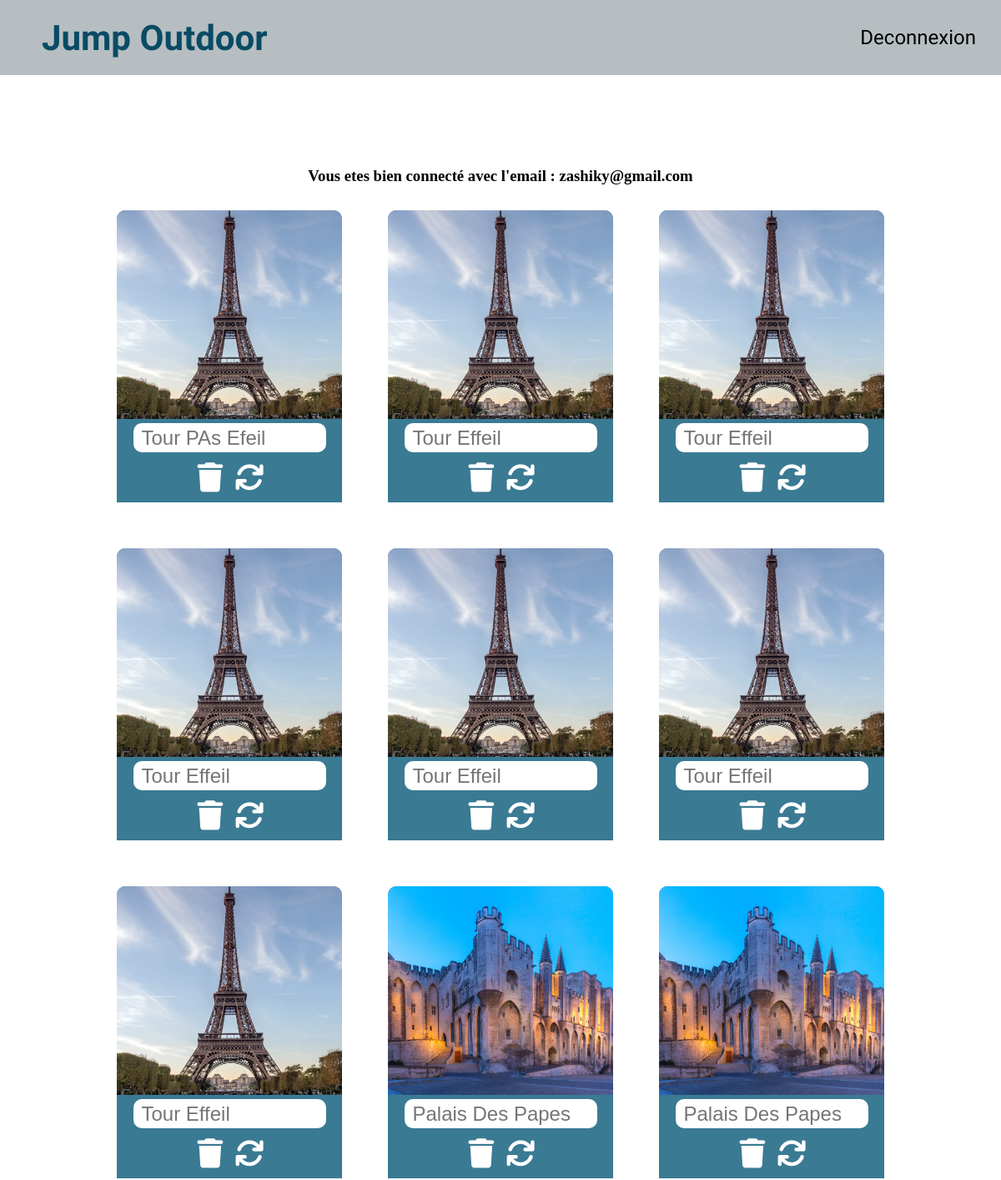
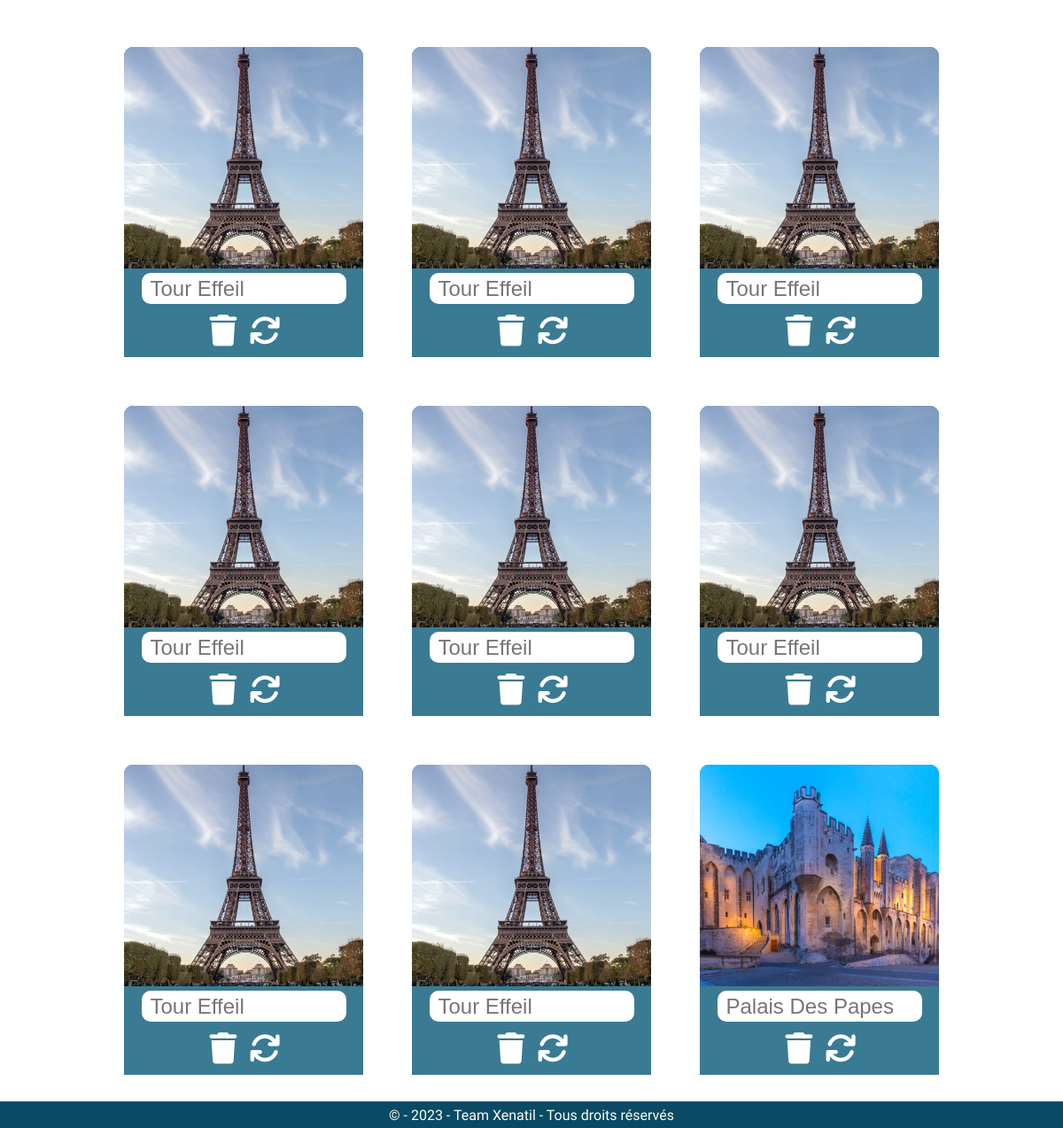
/panel.php (signed in), run on the app's committed database (2 pictures, top to bottom).
### tables this page shows
CREATE TABLE IF NOT EXISTS `lieux` (
  `id` int UNSIGNED NOT NULL AUTO_INCREMENT,
  `label` varchar(100) DEFAULT NULL COMMENT 'nom du spot de parkour',
  `ville` varchar(100) NOT NULL,
  `code_postal` varchar(7) NOT NULL,
  `url_map` varchar(255) NOT NULL COMMENT 'Url du point gps sur google maps',
  `img_lieu` varchar(255) DEFAULT NULL COMMENT 'image du lieu',
  `lieuxlike` int UNSIGNED NOT NULL,
  PRIMARY KEY (`id`)
);

### panel.php (the view, shortened to what this page needs)
<?php
require_once "core/header.php";
require "core/config.php";
$sql = "SELECT * FROM lieux";
$query = $lienDB->prepare($sql);
if ($query->execute()) {
  $results = $query->fetchAll();
}
?>
<body style="overflow: auto;">
  <header>
    <div class="nav">
      <h1 id="title">Jump Outdoor</h1>
      <div class="nav-sub">
        <a href="core/logout.php">Deconnexion</a>
      </div>
    </div>
  </header>
  <main class="admin">
    <h3>Vous etes bien connecté avec l'email : <?= $_SESSION["email"] ?></h3>
    <div class="allspots">
      <?php $x = 0;
      while ($x <= (count($results)) - 1) {
      ?><div class="article"><?php
                              if (isset($results[$x]["img_lieu"])) {
                              ?><img src="<?= $results[$x]["img_lieu"] ?>" alt=""><?php
                                                                                }
                                                                                  ?>
          <form action="" method="post">
            <input type="text" name="label" id="" placeholder="<?= $results[$x]["label"] ?>">
          <div class="grub">
            <a href="?delete=<?= $results[$x]["id"] ?>"><i class="fa-solid fa-trash fa-2xl"></i></a>
            <button type="submit"><i class="fa-solid fa-arrows-rotate fa-2xl"></i></button>
          </div>
          </form>
          <?php
          $x++;
          ?>
        </div><?php
            }
              ?>
    </div>
  </main>
  <footer>
    <p id="credit">&copy; - 2023 - Team Xenatil - Tous droits réservés</p>
  </footer>
</body>
</html>

### css/style.css (style rules this page uses)
* { margin: 0; padding: 0; -webkit-user-select: none; -khtml-user-select: none; -moz-user-select: none; -o-user-select: none; user-select: none; box-sizing: border-box; }
* { scrollbar-width: 10px; scrollbar-color: grey transparent; }
html { scroll-behavior: smooth; width: 100%; }
body { background-color: #ffffff; padding: 0; margin: 0; display: flex; flex-direction: column; align-items: center; text-align: center; width: 100%; min-width: 300px; overflow-y: scroll; overflow-x: hidden; }
header { width: 100%; position: absolute; padding: 30px 0px; left: 0; font-family: "Rancho", cursive; }
.nav { width: 100%; height: 30px; display: flex; align-items: center; justify-content: space-between; }
.nav-sub { margin-right: 15px; }
.nav h1 { color: #094b65; font-size: 3.5vw; font-weight: bolder; padding: 10px 15px 10px 50px; }
.nav a { text-decoration: none; color: black; font-size: 1.5rem; padding: 10px 15px 10px 15px; margin-left: 15px; border-radius: 15px; transition: 0.5s ease-in; }
:root footer { height: 30px; background-color: #094b65; color: rgb(255, 252, 235); text-align: center; width: 100%; position: static; display: flex; align-items: center; justify-content: center; font-family: "Tilt Neon", cursive; }
p { text-align: center; }
main.admin { display: flex; flex-direction: column; align-items: center; width: 100%; margin-top: 200px; margin-bottom: 30px; }
.allspots { display: flex; flex-direction: row; justify-content: center; flex-wrap: wrap; width: 90%; gap: 55px; }
.allspots .article { display: flex; flex-direction: column; align-items: center; height: 350px; width: 25%; min-width: 200px; background-color: #0c5b7ace; color: #ffffff; border-radius: 10px 10px 0 0; }
.allspots .article img { width: 100%; height: 250px; object-fit: cover; border-radius: 10px 10px 0 0; }
.allspots .article form { margin-top: 5px; }
.allspots .article input { height: 25px; width: 80%; font-size: 1.5rem; outline: none; padding: 5px; padding-left: 10px; box-sizing: content-box; border-radius: 10px; border: none; }
.allspots .article .grub { margin-top: 10px; }
.allspots .article .grub button { background-color: transparent; border: none; }
.allspots .article .grub a:visited,.allspots .article .grub a,.allspots .article .grub button { color: white; height: 32px; width: 32px; font-size: 1.1rem; margin: 5px; }
@media (min-width: 545px) { body { min-height: 100vh; } }
@media (min-width: 545px) { header { background-color: #6b787e7b; } }

### data on the page
lieux: img_lieu (picture), label "Tour PAs Efeil"
lieux: img_lieu (picture), label "Tour Effeil"
lieux: img_lieu (picture), label "Tour Effeil"
lieux: img_lieu (picture), label "Tour Effeil"
lieux: img_lieu (picture), label "Tour Effeil"
lieux: img_lieu (picture), label "Tour Effeil"
lieux: img_lieu (picture), label "Tour Effeil"
lieux: img_lieu (picture), label "Palais Des Papes"
lieux: img_lieu (picture), label "Palais Des Papes"
lieux: img_lieu (picture), label "Tour Effeil"
lieux: img_lieu (picture), label "Tour Effeil"
lieux: img_lieu (picture), label "Tour Effeil"
lieux: img_lieu (picture), label "Tour Effeil"
lieux: img_lieu (picture), label "Tour Effeil"
lieux: img_lieu (picture), label "Tour Effeil"
lieux: img_lieu (picture), label "Tour Effeil"
lieux: img_lieu (picture), label "Tour Effeil"
lieux: img_lieu (picture), label "Palais Des Papes"

### other printed values
$_SESSION["email"] "zashiky@gmail.com"
